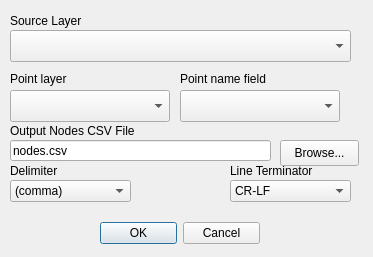
<?xml version="1.0" encoding="UTF-8"?>
<ui version="4.0">
 <class>export2csv_form</class>
 <widget class="QDialog" name="export2csv_form">
  <property name="windowModality">
   <enum>Qt::ApplicationModal</enum>
  </property>
  <property name="enabled">
   <bool>true</bool>
  </property>
  <property name="geometry">
   <rect>
    <x>0</x>
    <y>0</y>
    <width>373</width>
    <height>257</height>
   </rect>
  </property>
  <property name="mouseTracking">
   <bool>false</bool>
  </property>
  <property name="windowTitle">
   <string>Export Geometry to CSV</string>
  </property>
  <widget class="QDialogButtonBox" name="buttonBox">
   <property name="geometry">
    <rect>
     <x>100</x>
     <y>220</y>
     <width>160</width>
     <height>26</height>
    </rect>
   </property>
   <property name="orientation">
    <enum>Qt::Horizontal</enum>
   </property>
   <property name="standardButtons">
    <set>QDialogButtonBox::Cancel|QDialogButtonBox::Ok</set>
   </property>
  </widget>
  <widget class="QLabel" name="label_4">
   <property name="geometry">
    <rect>
     <x>10</x>
     <y>10</y>
     <width>108</width>
     <height>22</height>
    </rect>
   </property>
   <property name="text">
    <string>Source Layer</string>
   </property>
  </widget>
  <widget class="QPushButton" name="nodebrowse">
   <property name="geometry">
    <rect>
     <x>280</x>
     <y>140</y>
     <width>79</width>
     <height>26</height>
    </rect>
   </property>
   <property name="text">
    <string>Browse...</string>
   </property>
  </widget>
  <widget class="QLabel" name="label_2">
   <property name="geometry">
    <rect>
     <x>10</x>
     <y>120</y>
     <width>151</width>
     <height>22</height>
    </rect>
   </property>
   <property name="text">
    <string>Output Nodes CSV File</string>
   </property>
  </widget>
  <widget class="QLineEdit" name="nodefilename">
   <property name="geometry">
    <rect>
     <x>10</x>
     <y>140</y>
     <width>261</width>
     <height>21</height>
    </rect>
   </property>
   <property name="text">
    <string>nodes.csv</string>
   </property>
   <property name="readOnly">
    <bool>false</bool>
   </property>
  </widget>
  <widget class="QComboBox" name="lineterminator">
   <property name="geometry">
    <rect>
     <x>230</x>
     <y>180</y>
     <width>121</width>
     <height>22</height>
    </rect>
   </property>
   <item>
    <property name="text">
     <string>CR-LF</string>
    </property>
   </item>
   <item>
    <property name="text">
     <string>LF</string>
    </property>
   </item>
  </widget>
  <widget class="QLabel" name="label_5">
   <property name="geometry">
    <rect>
     <x>230</x>
     <y>160</y>
     <width>108</width>
     <height>22</height>
    </rect>
   </property>
   <property name="text">
    <string>Line Terminator</string>
   </property>
  </widget>
  <widget class="QComboBox" name="delimiter">
   <property name="geometry">
    <rect>
     <x>10</x>
     <y>180</y>
     <width>121</width>
     <height>22</height>
    </rect>
   </property>
   <item>
    <property name="text">
     <string>(comma)</string>
    </property>
   </item>
   <item>
    <property name="text">
     <string>(bar)</string>
    </property>
   </item>
   <item>
    <property name="text">
     <string>(space)</string>
    </property>
   </item>
  </widget>
  <widget class="QLabel" name="label_3">
   <property name="geometry">
    <rect>
     <x>10</x>
     <y>160</y>
     <width>108</width>
     <height>22</height>
    </rect>
   </property>
   <property name="text">
    <string>Delimiter</string>
   </property>
  </widget>
  <widget class="QLabel" name="label">
   <property name="geometry">
    <rect>
     <x>10</x>
     <y>70</y>
     <width>141</width>
     <height>17</height>
    </rect>
   </property>
   <property name="text">
    <string>Point layer</string>
   </property>
  </widget>
  <widget class="QLabel" name="label_6">
   <property name="geometry">
    <rect>
     <x>180</x>
     <y>70</y>
     <width>101</width>
     <height>17</height>
    </rect>
   </property>
   <property name="text">
    <string>Point name field</string>
   </property>
  </widget>
  <widget class="QgsMapLayerComboBox" name="sourceLayerCBox">
   <property name="geometry">
    <rect>
     <x>10</x>
     <y>30</y>
     <width>341</width>
     <height>32</height>
    </rect>
   </property>
   <property name="filters">
    <set>QgsMapLayerProxyModel::HasGeometry</set>
   </property>
  </widget>
  <widget class="QgsMapLayerComboBox" name="pointLayerCBox">
   <property name="geometry">
    <rect>
     <x>10</x>
     <y>90</y>
     <width>160</width>
     <height>32</height>
    </rect>
   </property>
   <property name="filters">
    <set>QgsMapLayerProxyModel::PointLayer</set>
   </property>
  </widget>
  <widget class="QgsFieldComboBox" name="pointFieldCBox">
   <property name="geometry">
    <rect>
     <x>180</x>
     <y>90</y>
     <width>160</width>
     <height>32</height>
    </rect>
   </property>
  </widget>
 </widget>
 <customwidgets>
  <customwidget>
   <class>QgsFieldComboBox</class>
   <extends>QComboBox</extends>
   <header>qgsfieldcombobox.h</header>
  </customwidget>
  <customwidget>
   <class>QgsMapLayerComboBox</class>
   <extends>QComboBox</extends>
   <header>qgsmaplayercombobox.h</header>
  </customwidget>
 </customwidgets>
 <tabstops>
  <tabstop>nodefilename</tabstop>
  <tabstop>nodebrowse</tabstop>
  <tabstop>delimiter</tabstop>
  <tabstop>lineterminator</tabstop>
  <tabstop>buttonBox</tabstop>
 </tabstops>
 <resources/>
 <connections>
  <connection>
   <sender>buttonBox</sender>
   <signal>accepted()</signal>
   <receiver>export2csv_form</receiver>
   <slot>accept()</slot>
   <hints>
    <hint type="sourcelabel">
     <x>248</x>
     <y>254</y>
    </hint>
    <hint type="destinationlabel">
     <x>157</x>
     <y>274</y>
    </hint>
   </hints>
  </connection>
  <connection>
   <sender>buttonBox</sender>
   <signal>rejected()</signal>
   <receiver>export2csv_form</receiver>
   <slot>reject()</slot>
   <hints>
    <hint type="sourcelabel">
     <x>316</x>
     <y>260</y>
    </hint>
    <hint type="destinationlabel">
     <x>286</x>
     <y>274</y>
    </hint>
   </hints>
  </connection>
 </connections>
</ui>
